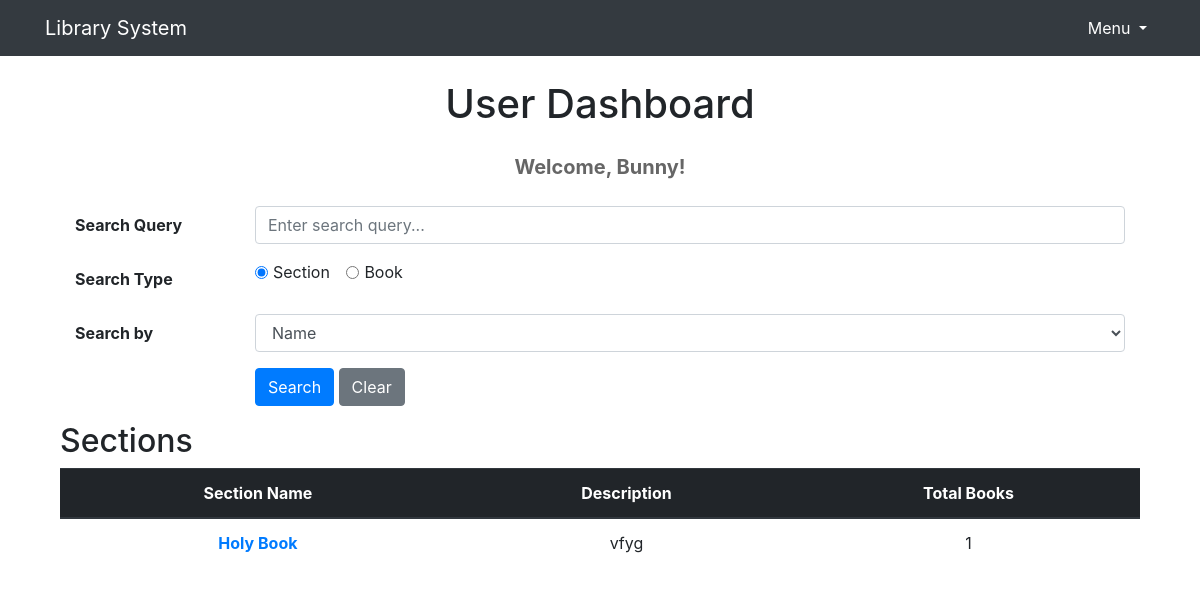
Page /user (signed in) on the committed database.
### tables.py (models this page shows, shortened)
class User(db.Model):
  id = db.Column(db.Integer, primary_key=True)
  username = db.Column(db.String(80), unique=True)
  password = db.Column(db.String(256))
  role = db.Column(db.String(20), default='user')

class Section(db.Model):
    id = db.Column(db.Integer, primary_key=True)
    name = db.Column(db.String(100), nullable=False)
    date_created = db.Column(db.DateTime, default=datetime.utcnow)
    description = db.Column(db.Text)
    books = db.relationship('Book', backref='section', lazy='dynamic')

### app.py (the view, shortened to what this page needs)
@app.route('/user', methods=['GET', 'POST'])
def user_dashboard():
    if 'user_id' not in session:
        return redirect('/login')
    user = User.query.get(session['user_id'])
    if user.role != 'user':
        return redirect('/login')
    due()
    sections = Section.query.order_by(desc(Section.date_created)).all()
    user_name = session.get('username', 'Guest User')
    search_query = request.args.get('q', '')
    return render_template('user_dashboard.html', sections=sections, user_name=user_name)

### app.py (called while the page is built)
def due():
    overdue_requests = BookRequest.query.filter(BookRequest.status == 'Approved').all()
    for request in overdue_requests:
        if request.book.return_date < datetime.utcnow():
            request.status = 'Due Date Passed'
            db.session.commit()

### templates/user_dashboard.html
{% extends 'base.html' %}
{% block content %}
    <div class="container mt-4">
      <h1 class="text-center mb-4">User Dashboard</h1>
      <p style="text-align: center; font-size: 20px; color: #666;"><strong>Welcome, {{ user_name }}!</strong></p>
      {% include 'search.html' %}
        {% if sections %}
            <h2>Sections</h2>
            <table class="table table-hover">
                <thead class="thead-dark">
                    <tr>
                        <th style="text-align: center;">Section Name</th>
                        <th style="text-align: center;">Description</th>
                        <th style="text-align: center;">Total Books</th>
                    </tr>
                </thead>
                <tbody>
                    {% for section in sections %}
                        <tr>
                            <td style="text-align: center;"><a href="{{ url_for('user_section_details', section_id=section.id) }}"><strong>{{ section.name }}</strong></a></td>
                            <td style="text-align: center;">{{ section.description }}</td>
                            <td style="text-align: center;">{{ section.books.count() }}</td>
                        </tr>
                    {% endfor %}
                </tbody>
            </table>
        {% else %}
            <p>No sections added yet</p>
        {% endif %}
    </div>
{% endblock %}

### rows in the picture
User: username "Bunny"
Section: name "Holy Book", description "vfyg", books.count "1"
